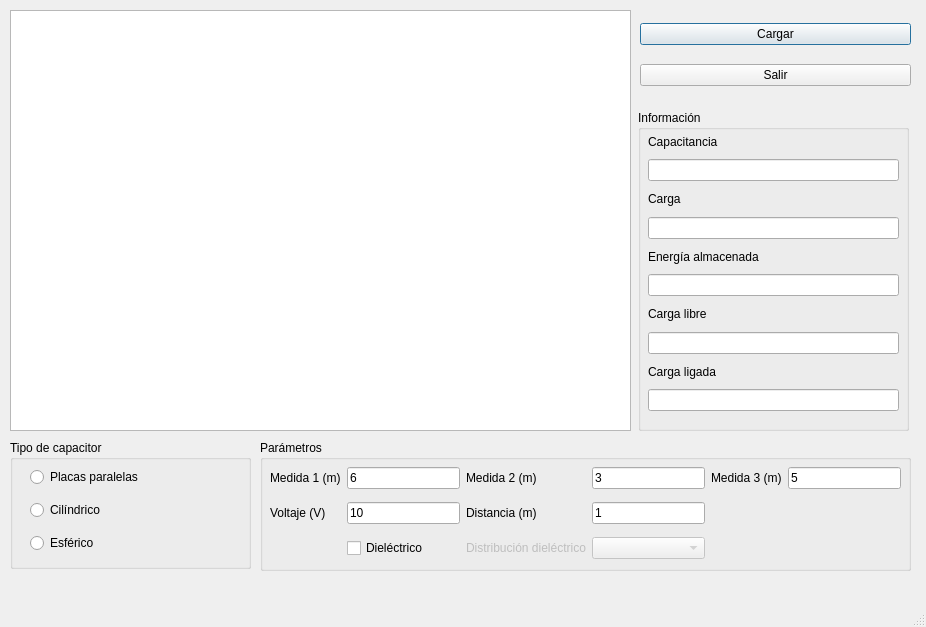
<?xml version="1.0" encoding="UTF-8"?>
<ui version="4.0">
 <class>MainWindow</class>
 <widget class="QMainWindow" name="MainWindow">
  <property name="geometry">
   <rect>
    <x>0</x>
    <y>0</y>
    <width>926</width>
    <height>627</height>
   </rect>
  </property>
  <property name="minimumSize">
   <size>
    <width>926</width>
    <height>627</height>
   </size>
  </property>
  <property name="maximumSize">
   <size>
    <width>927</width>
    <height>628</height>
   </size>
  </property>
  <property name="windowTitle">
   <string>Visualizador de capacitores</string>
  </property>
  <property name="animated">
   <bool>true</bool>
  </property>
  <property name="dockOptions">
   <set>QMainWindow::AllowTabbedDocks|QMainWindow::AnimatedDocks</set>
  </property>
  <widget class="QWidget" name="centralwidget">
   <property name="enabled">
    <bool>true</bool>
   </property>
   <widget class="QGraphicsView" name="gvMainImage">
    <property name="geometry">
     <rect>
      <x>10</x>
      <y>10</y>
      <width>621</width>
      <height>421</height>
     </rect>
    </property>
   </widget>
   <widget class="QGroupBox" name="groupBox_2">
    <property name="geometry">
     <rect>
      <x>638</x>
      <y>110</y>
      <width>271</width>
      <height>321</height>
     </rect>
    </property>
    <property name="title">
     <string>Información</string>
    </property>
    <widget class="QWidget" name="gridLayoutWidget">
     <property name="geometry">
      <rect>
       <x>10</x>
       <y>20</y>
       <width>251</width>
       <height>281</height>
      </rect>
     </property>
     <layout class="QGridLayout" name="gridLayout">
      <item row="5" column="1">
       <widget class="QLineEdit" name="txfEnergy">
        <property name="readOnly">
         <bool>true</bool>
        </property>
       </widget>
      </item>
      <item row="3" column="1">
       <widget class="QLineEdit" name="txfCharge">
        <property name="readOnly">
         <bool>true</bool>
        </property>
       </widget>
      </item>
      <item row="1" column="1">
       <widget class="QLineEdit" name="txfCapacitance">
        <property name="text">
         <string/>
        </property>
        <property name="frame">
         <bool>true</bool>
        </property>
        <property name="readOnly">
         <bool>true</bool>
        </property>
       </widget>
      </item>
      <item row="9" column="1">
       <widget class="QLineEdit" name="txfChargeBonded">
        <property name="readOnly">
         <bool>true</bool>
        </property>
       </widget>
      </item>
      <item row="7" column="1">
       <widget class="QLineEdit" name="txfChargeFree">
        <property name="readOnly">
         <bool>true</bool>
        </property>
       </widget>
      </item>
      <item row="6" column="1">
       <widget class="QLabel" name="lblFreeCharge">
        <property name="text">
         <string>Carga libre</string>
        </property>
        <property name="wordWrap">
         <bool>false</bool>
        </property>
       </widget>
      </item>
      <item row="4" column="1">
       <widget class="QLabel" name="lblEnergy">
        <property name="text">
         <string>Energía almacenada</string>
        </property>
        <property name="wordWrap">
         <bool>true</bool>
        </property>
       </widget>
      </item>
      <item row="2" column="1">
       <widget class="QLabel" name="lblCharge">
        <property name="text">
         <string>Carga</string>
        </property>
       </widget>
      </item>
      <item row="0" column="1">
       <widget class="QLabel" name="lblCapacitance">
        <property name="text">
         <string>Capacitancia</string>
        </property>
       </widget>
      </item>
      <item row="8" column="1">
       <widget class="QLabel" name="lblBondedCharge">
        <property name="text">
         <string>Carga ligada</string>
        </property>
        <property name="wordWrap">
         <bool>true</bool>
        </property>
       </widget>
      </item>
     </layout>
    </widget>
   </widget>
   <widget class="QWidget" name="verticalLayoutWidget">
    <property name="geometry">
     <rect>
      <x>640</x>
      <y>10</y>
      <width>271</width>
      <height>91</height>
     </rect>
    </property>
    <layout class="QVBoxLayout" name="verticalLayout">
     <item>
      <widget class="QPushButton" name="btnLoad">
       <property name="text">
        <string>Cargar</string>
       </property>
       <property name="autoDefault">
        <bool>true</bool>
       </property>
       <property name="default">
        <bool>true</bool>
       </property>
      </widget>
     </item>
     <item>
      <widget class="QPushButton" name="btnExit">
       <property name="text">
        <string>Salir</string>
       </property>
       <property name="default">
        <bool>false</bool>
       </property>
      </widget>
     </item>
    </layout>
   </widget>
   <widget class="QGroupBox" name="groupBox">
    <property name="enabled">
     <bool>true</bool>
    </property>
    <property name="geometry">
     <rect>
      <x>10</x>
      <y>440</y>
      <width>241</width>
      <height>129</height>
     </rect>
    </property>
    <property name="sizePolicy">
     <sizepolicy hsizetype="Preferred" vsizetype="Preferred">
      <horstretch>0</horstretch>
      <verstretch>0</verstretch>
     </sizepolicy>
    </property>
    <property name="minimumSize">
     <size>
      <width>0</width>
      <height>0</height>
     </size>
    </property>
    <property name="title">
     <string>Tipo de capacitor</string>
    </property>
    <property name="flat">
     <bool>false</bool>
    </property>
    <widget class="QWidget" name="verticalLayoutWidget_2">
     <property name="geometry">
      <rect>
       <x>20</x>
       <y>20</y>
       <width>211</width>
       <height>101</height>
      </rect>
     </property>
     <layout class="QVBoxLayout" name="verticalLayout_3">
      <item>
       <widget class="QRadioButton" name="rbParallel">
        <property name="text">
         <string>Placas paralelas</string>
        </property>
       </widget>
      </item>
      <item>
       <widget class="QRadioButton" name="rbCylinder">
        <property name="text">
         <string>Cilíndrico</string>
        </property>
       </widget>
      </item>
      <item>
       <widget class="QRadioButton" name="rbSphere">
        <property name="text">
         <string>Esférico</string>
        </property>
       </widget>
      </item>
     </layout>
    </widget>
   </widget>
   <widget class="QGroupBox" name="groupBox_3">
    <property name="geometry">
     <rect>
      <x>260</x>
      <y>440</y>
      <width>651</width>
      <height>131</height>
     </rect>
    </property>
    <property name="sizePolicy">
     <sizepolicy hsizetype="Preferred" vsizetype="Preferred">
      <horstretch>0</horstretch>
      <verstretch>0</verstretch>
     </sizepolicy>
    </property>
    <property name="title">
     <string>Parámetros</string>
    </property>
    <widget class="QWidget" name="gridLayoutWidget_2">
     <property name="geometry">
      <rect>
       <x>10</x>
       <y>20</y>
       <width>631</width>
       <height>109</height>
      </rect>
     </property>
     <layout class="QGridLayout" name="gridLayout_2">
      <item row="2" column="1">
       <widget class="QCheckBox" name="cbDielectric">
        <property name="text">
         <string>Dieléctrico </string>
        </property>
       </widget>
      </item>
      <item row="1" column="1">
       <widget class="QLineEdit" name="txbVoltage">
        <property name="text">
         <string>10</string>
        </property>
       </widget>
      </item>
      <item row="1" column="0">
       <widget class="QLabel" name="lblVoltage">
        <property name="text">
         <string>Voltaje (V)</string>
        </property>
       </widget>
      </item>
      <item row="0" column="3">
       <widget class="QLineEdit" name="txbDimension2">
        <property name="text">
         <string>3</string>
        </property>
       </widget>
      </item>
      <item row="0" column="1">
       <widget class="QLineEdit" name="txbDimension1">
        <property name="text">
         <string>6</string>
        </property>
        <property name="clearButtonEnabled">
         <bool>false</bool>
        </property>
       </widget>
      </item>
      <item row="0" column="2">
       <widget class="QLabel" name="lblDimension2">
        <property name="text">
         <string>Medida 2 (m)</string>
        </property>
       </widget>
      </item>
      <item row="0" column="0">
       <widget class="QLabel" name="lblDimension1">
        <property name="text">
         <string>Medida 1 (m)</string>
        </property>
       </widget>
      </item>
      <item row="1" column="2">
       <widget class="QLabel" name="lblDistance">
        <property name="text">
         <string>Distancia (m)</string>
        </property>
       </widget>
      </item>
      <item row="2" column="2">
       <widget class="QLabel" name="lblDistribution">
        <property name="enabled">
         <bool>false</bool>
        </property>
        <property name="text">
         <string>Distribución dieléctrico</string>
        </property>
       </widget>
      </item>
      <item row="1" column="3">
       <widget class="QLineEdit" name="txbDistance">
        <property name="text">
         <string>1</string>
        </property>
       </widget>
      </item>
      <item row="0" column="5">
       <widget class="QLineEdit" name="txbDimension3">
        <property name="text">
         <string>5</string>
        </property>
       </widget>
      </item>
      <item row="0" column="4">
       <widget class="QLabel" name="lblDimension3">
        <property name="text">
         <string>Medida 3 (m)</string>
        </property>
       </widget>
      </item>
      <item row="2" column="3">
       <widget class="QComboBox" name="cmbDielectric">
        <property name="enabled">
         <bool>false</bool>
        </property>
       </widget>
      </item>
     </layout>
    </widget>
   </widget>
  </widget>
  <widget class="QMenuBar" name="menubar">
   <property name="geometry">
    <rect>
     <x>0</x>
     <y>0</y>
     <width>926</width>
     <height>26</height>
    </rect>
   </property>
  </widget>
  <widget class="QStatusBar" name="statusbar"/>
 </widget>
 <resources/>
 <connections/>
</ui>
